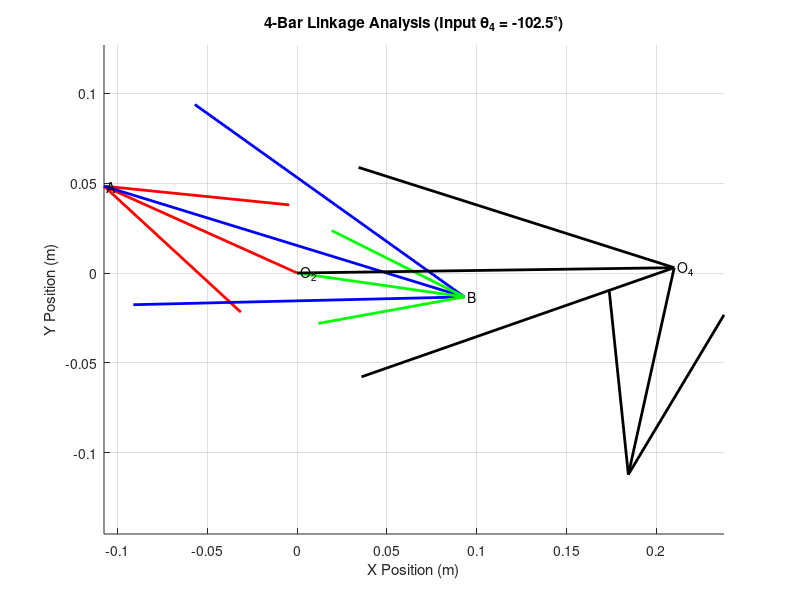

This chart was generated by the following MATLAB code:
clear all
close all
clc

% ==========================================
% 1. PARAMETERS & INPUT
% ==========================================
L1 = 0.210; % Ground (Pink) - d
L2 = 0.118; % Crank (Cyan) - a
L3 = 0.210; % Coupler (Blue) - b
L4 = 0.118; % Rocker (Brown) - c

% Assign variables
d = L1;
a = L2;
b = L3;
c = L4;

% Ground Offset (Global rotation)
theta1_deg = 0.81;
theta1 = deg2rad(theta1_deg);

% --- INPUT: Link 4 (Brown) ---
% โจทย์กำหนด Link 4 เป็น Input
q4_global_deg = -102.5; 
% แปลงเป็น Local frame (เทียบกับแนวแกนของ Link 1)
q4 = deg2rad(q4_global_deg) - theta1; 

% ==========================================
% 2. CALCULATION (Find q2 and q3 given q4)
% ==========================================

% --- STEP 1: หา q2 (Link 2) จาก q4 ---
% ในกรณีนี้ Input คือ q4 (Link c) และ Output คือ q2 (Link a)
% เราจะใช้สมการรูปแบบเดียวกับ Norton แต่สลับค่าคงที่ K เพื่อแก้หา q2
% เปรียบเสมือนการมองย้อนกลับ (Inverse)

% นิยาม K สำหรับการหา q2 จาก q4 (Swap a and c conceptually)
K1_inv = d/c; 
K2_inv = d/a;
K3_inv = (c^2 - b^2 + a^2 + d^2)/(2*c*a); 

% คำนวณ A, B, C โดยใช้ q4 เป็นตัวแปรต้น
A = cos(q4) - K1_inv - K2_inv*cos(q4) + K3_inv;
B = -2*sin(q4);
C = K1_inv - (K2_inv+1)*cos(q4) + K3_inv;

% แก้สมการหา q2 (2 คำตอบ: Crossed และ Open)
% ใช้สูตร 2*atan ตาม Format
det_val = B^2 - 4*A*C;
if det_val < 0
    error('No solution: Linkage cannot define valid geometry.');
end

% q2_sol1 และ q2_sol2 (Local angles)
q2_sol1 = 2*atan((-B + sqrt(det_val))/(2*A)); % Solution 1
q2_sol2 = 2*atan((-B - sqrt(det_val))/(2*A)); % Solution 2

% --- STEP 2: หา q3 (Link 3) จาก q2 ที่ได้ ---
% เมื่อรู้ q2 แล้ว เราสามารถหา q3 ได้โดยใช้ชุด K มาตรฐาน
K1 = d/a;
K4 = d/b;
K5 = (c^2 - d^2 - a^2 - b^2)/(2*a*b);

% ต้องคำนวณแยก 2 กรณีสำหรับ q2 แต่ละค่า
% Case 1: ใช้ q2_sol1
D1 = cos(q2_sol1) - K1 + K4*cos(q2_sol1) + K5;
E1 = -2*sin(q2_sol1);
F1 = K1 + (K4-1)*cos(q2_sol1) + K5;
% หา q3 สำหรับ Case 1 (เลือก sign ให้สอดคล้องกับ vector loop)
q3_sol1 = 2*atan((-E1 - sqrt(E1^2 - 4*D1*F1))/(2*D1)); 

% Case 2: ใช้ q2_sol2
D2 = cos(q2_sol2) - K1 + K4*cos(q2_sol2) + K5;
E2 = -2*sin(q2_sol2);
F2 = K1 + (K4-1)*cos(q2_sol2) + K5;
% หา q3 สำหรับ Case 2
q3_sol2 = 2*atan((-E2 + sqrt(E2^2 - 4*D2*F2))/(2*D2));


% ==========================================
% 3. PREPARE VECTORS FOR PLOTTING
% ==========================================

% เลือก Case ที่ต้องการ Plot (เลือก Case 2 ซึ่งมักเป็น Open Config ในบริบทนี้)
q2_select = q2_sol2;
q3_select = q3_sol2;

% แปลงกลับเป็น Global Angle เพื่อการพล็อตที่ถูกต้อง
q2_plot_global = q2_select + theta1;
q3_plot_global = q3_select + theta1;
q4_plot_global = q4 + theta1; % หรือเท่ากับ deg2rad(q4_global_deg)

% คำนวณเวกเตอร์ (ตาม Format ที่ให้มา)
% หมายเหตุ: การคำนวณเวกเตอร์ใช้มุม Global เพื่อให้ทิศทางถูกต้องบนกราฟ
RA = a*exp(1j*q2_plot_global);      % Vector Link 2 (Red)
RBA2 = b*exp(1j*q3_plot_global);    % Vector Link 3 (Blue)

% คำนวณตำแหน่งจุด B (Position Vector)
RB2 = RA + RBA2; 

% แยก Component (Real/Imag)
RAx = real(RA);
RAy = imag(RA);

RBA2x = real(RBA2);
RBA2y = imag(RBA2);

RB2x = real(RB2);
RB2y = imag(RB2);

% คำนวณ Link 4 และ Ground เพื่อวาดให้ครบวง
RO4O2 = d*exp(1j*theta1);           % Vector Ground (จาก Origin ไป O4)
RBO42 = c*exp(1j*q4_plot_global);   % Vector Link 4 (จาก O4 ไป B)

RO4O2x = real(RO4O2);
RO4O2y = imag(RO4O2);

RBO42x = real(RBO42);
RBO42y = imag(RBO42);


% ==========================================
% 4. DISPLAY & PLOT
% ==========================================
fprintf('--- Results (Input Theta4 = %.2f deg) ---\n', q4_global_deg);
fprintf('Theta 2 (Global): %.4f deg\n', rad2deg(q2_plot_global));
fprintf('Theta 3 (Global): %.4f deg\n', rad2deg(q3_plot_global));

figure;
hold on;
axis equal;
grid on;

% 1. Plot Link 2 (RA) - สีแดง (Red)
quiver(0, 0, RAx, RAy, 0, 'red', 'MaxHeadSize', 0.5, 'LineWidth', 2);

% 2. Plot Link 3 (RBA) - สีน้ำเงิน (Blue) เริ่มที่ปลาย RA
quiver(RAx, RAy, RBA2x, RBA2y, 0, 'blue', 'MaxHeadSize', 0.5, 'LineWidth', 2);

% 3. Plot Position Vector B (RB2) - สีเขียว (Green) จากจุด Origin
quiver(0, 0, RB2x, RB2y, 0, 'green', 'MaxHeadSize', 0.5, 'LineWidth', 2);

% 4. Plot Ground (RO4O2) - สีดำ (Black) จาก Origin ไป O4
quiver(0, 0, RO4O2x, RO4O2y, 0, 'black', 'MaxHeadSize', 0.5, 'LineWidth', 2);

% 5. Plot Link 4 (RBO4) - สีดำ (Black) จาก O4 ไป B
quiver(RO4O2x, RO4O2y, RBO42x, RBO42y, 0, 'black', 'MaxHeadSize', 0.5, 'LineWidth', 2);

xlabel('X Position (m)');
ylabel('Y Position (m)');
title(['4-Bar Linkage Analysis (Input \theta_4 = ', num2str(q4_global_deg), '^\circ)']);

% เพิ่ม Text ระบุจุด
text(0, 0, ' O_2');
text(RAx, RAy, ' A');
text(RB2x, RB2y, ' B');
text(RO4O2x, RO4O2y, ' O_4');
